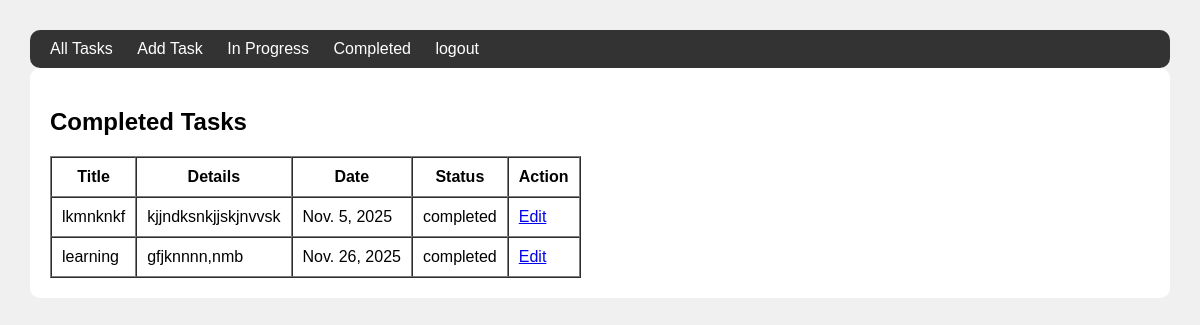
The app's page /completed/ with its own data.
### todoapp/models.py (models this page shows, shortened)
class Task(models.Model):
    STATUS_CHOICES = [
        ('in-progress', 'In Progress'),
        ('completed', 'Completed'),
    ]
    title = models.CharField(max_length=100)
    details = models.TextField()
    date = models.DateField()
    status = models.CharField(max_length=20, choices=STATUS_CHOICES, default='in-progress')

### todoapp/views.py (the view)
# urls.py: path('completed/', views.completed_tasks, name='completed_tasks'),
def completed_tasks(request):
    tasks = Task.objects.filter(status='completed')
    return render(request, 'completed.html', {'tasks': tasks})

### todoapp/templates/completed.html
{% extends 'base.html' %}
{% block content %}
<h2>Completed Tasks</h2>
{% include 'task_list.html' %}
{% endblock %}

### todoapp/templates/task_list.html
<table border="1" cellspacing="0" cellpadding="10">
<tr>
    <th>Title</th>
    <th>Details</th>
    <th>Date</th>
    <th>Status</th>
    <th>Action</th>
</tr>
{% for task in tasks %}
<tr>
    <td>{{ task.title }}</td>
    <td>{{ task.details }}</td>
    <td>{{ task.date }}</td>
    <td>{{ task.status }}</td>
    <td><a href="{% url 'edit_task' task.id %}">Edit</a></td>
</tr>
{% empty %}
<tr><td colspan="5">No tasks found.</td></tr>
{% endfor %}
</table>

### todoapp/templates/base.html (style rules this page uses)
body { font-family: Arial; margin: 30px; background-color: #f0f0f0; }

### records on screen
Task: title "lkmnknkf", details "kjjndksnkjjskjnvvsk", date "Nov. 5, 2025", status "completed"
Task: title "learning", details "gfjknnnn,nmb", date "Nov. 26, 2025", status "completed"
